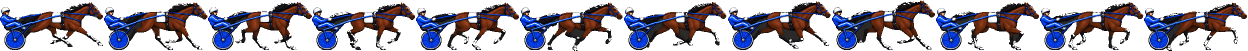
#> input picture art/tack_layers/retake/sheet_a.png, 2496 x 101 px (shown at 1/2 size)
$ python shaft.py sheet_a.png out.png
#> lines starting #> are read from the running program, lines starting #| are printed output that depends on the picture
"""The sulky shaft as what it is: a rigid straight pole, drawn identically in every frame from the sulky's front corner
to the ring on the harness saddle. The model's own (bendy) shaft is cleared out of the corridor first.
    python shaft.py sheet_a.png out.png"""
import sys
import numpy as np
from PIL import Image

W, H = 208, 101
A, B = np.array([23.0, 55.0]), np.array([125.0, 31.0])           # sulky front corner -> harness saddle ring
CORE, MID, EDGE = (90, 150, 255), (40, 90, 220), (12, 24, 70)


def seg_dist(xx, yy):
    d = B - A; t = np.clip(((xx - A[0]) * d[0] + (yy - A[1]) * d[1]) / (d @ d), 0, 1)
    px, py = A[0] + t * d[0], A[1] + t * d[1]
    return np.hypot(xx - px, yy - py), t


def pole(f):
    a = np.array(f).astype(int); yy, xx = np.mgrid[:H, :W]; dist, t = seg_dist(xx, yy)
    blue = (((a[..., 2] > a[..., 0] + 40) | ((a[..., 2] > a[..., 0] + 12) & (a[..., :3].sum(2) < 200))) & (a[..., 3] > 0))   # shaft and its navy outline
    reins = A + np.array([15.0, -18.0])                                 # the driver's hands: reins run from here, above the shaft
    rein_y = reins[1] + (xx - reins[0]) * (B[1] - 2 - reins[1]) / (B[0] - reins[0])
    wheel = np.hypot(xx - 30, yy - 75) <= 29
    old = blue & (xx >= 40) & (xx <= B[0] - 3) & (yy > rein_y + 2) & (yy < 64) & ~wheel   # the model's own shaft, wherever it bent to
    src = a.copy(); keep = ~old & (a[..., 3] > 0)
    for y, x in zip(*np.nonzero(old)):                                  # filled with the median of the untouched pixels around it
        for r in (2, 3, 4, 6):
            y0, y1, x0, x1 = max(0, y - r), min(H, y + r + 1), max(0, x - r), min(W, x + r + 1)
            k = keep[y0:y1, x0:x1]
            if k.sum() >= 4:
                a[y, x] = np.median(src[y0:y1, x0:x1][k], axis=0).astype(int); break
        else:
            a[y, x] = (0, 0, 0, 0)
    on = (t > 0) & (t < 1)
    a[on & (dist <= 1.6)] = (*EDGE, 255)
    a[on & (dist <= 1.0)] = (*MID, 255)
    a[on & (dist <= .5)] = (*CORE, 255)
    return Image.fromarray(a.astype(np.uint8))


if __name__ == "__main__":
    s = Image.open(sys.argv[1]).convert("RGBA"); out = Image.new("RGBA", s.size)
#> further down, s is the input picture: PIL image 2496x101 RGBA; mean R, G, B, A 27.7, 24.2, 35.9, 113.4
#> after `out = Image.new('RGBA', s.size)`: out: PIL image 2496x101 RGBA; every value is 0
    for i in range(s.width // W):
        out.paste(pole(s.crop((i * W, 0, (i + 1) * W, H))), (i * W, 0))
#> this loop made 12 passes
#> pass 1, in pole, `a = np.array(f).astype(int)`:
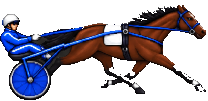
#> a: shape (101, 208, 4) int64; mean R, G, B, A 28.1, 24.2, 35.9, 110.7; transparent parts drawn white
#> pass 1, in seg_dist, `t = np.clip(((xx - A[0]) * d[0] + (yy - A[1]) * d[1]) / (d @ d), 0, 1)`:
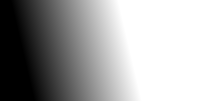
#> t: shape (101, 208) float64; min 0, max 1, mean 0.634
#> pass 1, in seg_dist, `px, py = A[0] + t * d[0], A[1] + t * d[1]`:
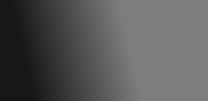
#> px: shape (101, 208) float64; min 23, max 125, mean 87.7
#> pass 1, in seg_dist, `px, py = A[0] + t * d[0], A[1] + t * d[1]`:
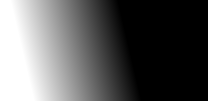
#> py: shape (101, 208) float64; min 31, max 55, mean 39.8; drawn with min black and max white
#> after the loop:
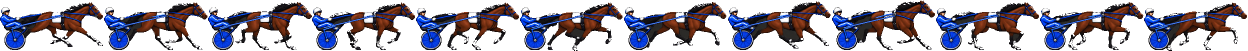
#> out: PIL image 2496x101 RGBA (shown at 1/2 size); mean R, G, B, A 27.6, 24, 35.8, 113.4; transparent parts drawn white
    out.save(sys.argv[2])
